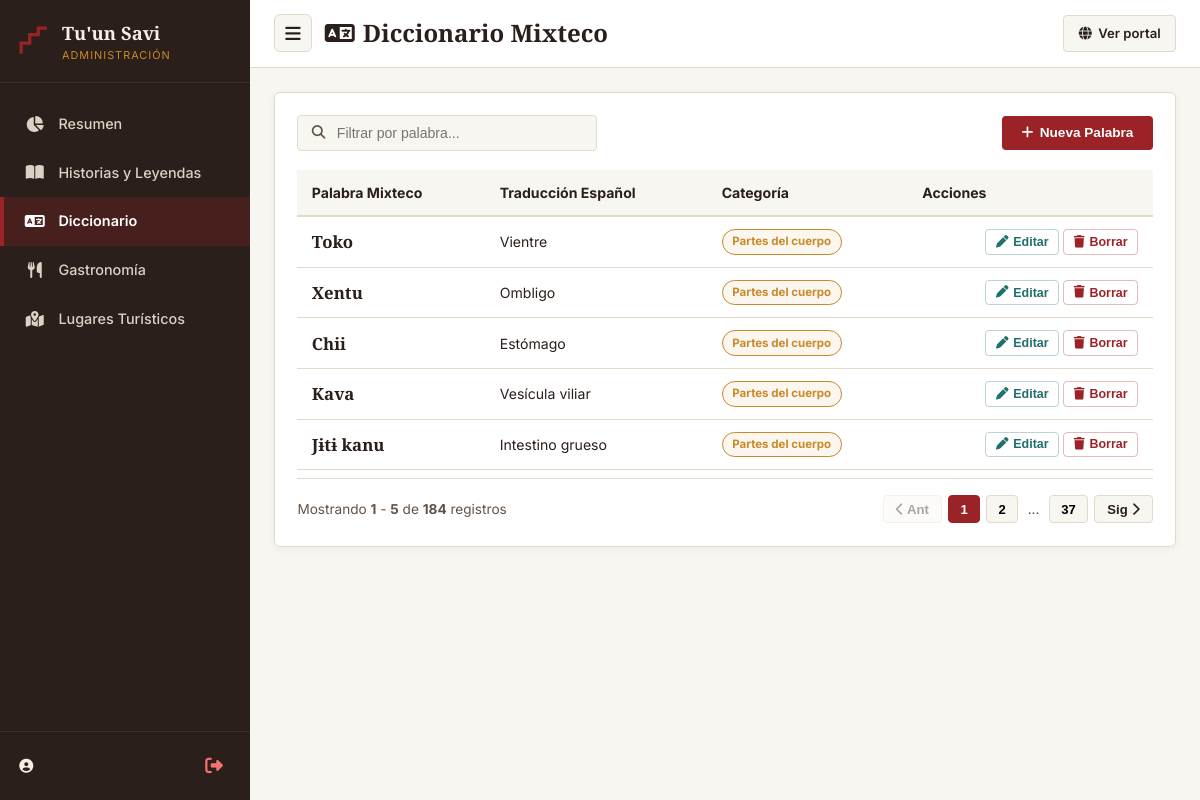
Screenshot of /admin?tab=diccionario (signed in) with the database file from the repository.
### tables this page shows
CREATE TABLE `diccionario` (
  `id` INT(11) NOT NULL AUTO_INCREMENT,
  `espanol` VARCHAR(100) NOT NULL,
  `mixteco` VARCHAR(100) NOT NULL,
  `categoria_id` INT(11) DEFAULT NULL,
  PRIMARY KEY (`id`),
  KEY `fk_diccionario_categoria` (`categoria_id`),
  CONSTRAINT `fk_diccionario_categoria` FOREIGN KEY (`categoria_id`) REFERENCES `categorias` (`id`) ON DELETE SET NULL
);

CREATE TABLE `categorias` (
  `id` INT(11) NOT NULL AUTO_INCREMENT,
  `nombre` VARCHAR(100) NOT NULL,
  PRIMARY KEY (`id`),
  UNIQUE KEY `uk_categoria_nombre` (`nombre`)
);

### app/config/Database.php (called while the page is built, shortened)
<?php
class Database {
    private $host;
    private $port;
    private $db_name;
    private $username;
    private $password;
    public function __construct() {
        $envHost = getenv('DB_HOST');
        $envPort = getenv('DB_PORT');
        $envDb   = getenv('DB_NAME');
        $envUser = getenv('DB_USER');
        $envPass = getenv('DB_PASS');
        $this->host     = ($envHost !== false && $envHost !== '') ? $envHost : ($_ENV['DB_HOST'] ?? 'localhost');
        $this->port     = ($envPort !== false && $envPort !== '') ? (int)$envPort : (int)($_ENV['DB_PORT'] ?? 3306);
        $this->db_name  = ($envDb   !== false && $envDb   !== '') ? $envDb   : ($_ENV['DB_NAME'] ?? 'mixteco_db');
        $this->username = ($envUser !== false && $envUser !== '') ? $envUser : ($_ENV['DB_USER'] ?? 'root');
        $this->password = ($envPass !== false) ? $envPass : ($_ENV['DB_PASS'] ?? '');
    }
    public function getConnection() {
        $this->conn = null;
        try {
            $dsn = sprintf('mysql:host=%s;port=%d;dbname=%s;charset=utf8mb4', $this->host, $this->port, $this->db_name);
            $options = [
                PDO::ATTR_ERRMODE => PDO::ERRMODE_EXCEPTION,
                PDO::ATTR_DEFAULT_FETCH_MODE => PDO::FETCH_ASSOC,
                PDO::ATTR_EMULATE_PREPARES => false,
            ];
            $this->conn = new PDO($dsn, $this->username, $this->password, $options);
        } catch (PDOException $e) {
            exit("Error crítico de conexión a MySQL (" . htmlspecialchars($this->host) . ":" . $this->port . "): " . htmlspecialchars($e->getMessage()));
        }
        return $this->conn;
    }
}
?>

### app/models/AdminModel.php (called while the page is built, shortened)
<?php
require_once 'app/config/Database.php';
class AdminModel {
    private $db;
    public function __construct() {
        $database = new Database();
        $this->db = $database->getConnection();
    }
    public function getDiccionario() {
        $sql = "SELECT d.*, c.nombre as categoria_nombre
                FROM diccionario d
                LEFT JOIN categorias c ON d.categoria_id = c.id
                ORDER BY d.id DESC";
        $stmt = $this->db->prepare($sql);
        $stmt->execute();
        return $stmt->fetchAll(PDO::FETCH_ASSOC);
    }
}
?>

### app/views/Admin.php (the view, shortened to what this page needs)
<?php
global $basePath;
$basePath = $basePath ?? '';
$tab = $_GET['tab'] ?? 'dashboard';
$diccionario = is_array($diccionario ?? null) ? $diccionario : [];
?>
<!DOCTYPE html>
<html lang="es-MX">
<head>
    <link rel="stylesheet" href="https://cdnjs.cloudflare.com/ajax/libs/font-awesome/6.4.0/css/all.min.css">
</head>
<body>
<div class="admin-app" id="adminApp">
    <aside class="admin-sidebar" id="adminSidebar">
        <div class="sidebar-brand">
            <div class="brand-group">
                <svg class="brand-icon" viewBox="0 0 28 28" aria-hidden="true">
                    <path d="M2 26 L2 16 L10 16 L10 8 L18 8 L18 2 L26 2" fill="none" stroke="#9B2226" stroke-width="3"/>
                </svg>
                <div>
                    <span class="brand-name">Tu'un Savi</span>
                    <span class="brand-role">Administración</span>
                </div>
            </div>
        </div>
        <nav class="sidebar-menu">
            <a href="<?= $basePath ?>/admin?tab=dashboard" class="menu-item <?= $tab === 'dashboard' ? 'active' : '' ?>">
                <i class="fas fa-chart-pie"></i>
                <span>Resumen</span>
            </a>
            <a href="<?= $basePath ?>/admin?tab=historias" class="menu-item <?= $tab === 'historias' ? 'active' : '' ?>">
                <i class="fas fa-book-open"></i>
                <span>Historias y Leyendas</span>
            </a>
            <a href="<?= $basePath ?>/admin?tab=diccionario" class="menu-item <?= $tab === 'diccionario' ? 'active' : '' ?>">
                <i class="fas fa-language"></i>
                <span>Diccionario</span>
            </a>
            <a href="<?= $basePath ?>/admin?tab=gastronomia" class="menu-item <?= $tab === 'gastronomia' ? 'active' : '' ?>">
                <i class="fas fa-utensils"></i>
                <span>Gastronomía</span>
            </a>
            <a href="<?= $basePath ?>/admin?tab=lugares" class="menu-item <?= $tab === 'lugares' ? 'active' : '' ?>">
                <i class="fas fa-map-marked-alt"></i>
                <span>Lugares Turísticos</span>
            </a>
        </nav>
        <div class="sidebar-user">
            <div class="user-details">
                <i class="fas fa-user-circle"></i>
            </div>
            <a href="<?= $basePath ?>/admin/logout" class="btn-logout" title="Cerrar sesión">
                <i class="fas fa-sign-out-alt"></i>
            </a>
        </div>
    </aside>
    <div class="admin-main-area">
        <header class="top-header">
            <div class="top-header-left">
                <button type="button" class="btn-toggle-sidebar" onclick="toggleSidebar()" aria-label="Menu Lateral">
                    <i class="fas fa-bars"></i>
                </button>
                <div class="page-heading">
                    <h1>
                        <?php
                        switch($tab) {
                            case 'diccionario': echo '<i class="fas fa-language"></i> Diccionario Mixteco'; break;
                        }
                        ?>
                    </h1>
                </div>
            </div>
            <a href="<?= $basePath ?: '/' ?>" target="_blank" class="btn-site-link">
                <i class="fas fa-globe"></i> Ver portal
            </a>
        </header>
        <div class="content-wrapper">
            <?php if ($tab === 'diccionario'): ?>
                <div class="data-card">
                    <div class="table-toolbar">
                        <div class="search-filter-input">
                            <i class="fas fa-search"></i>
                            <input type="text" placeholder="Filtrar por palabra..." onkeyup="filterTable('tbl-diccionario', this.value)">
                        </div>
                        <button class="btn-create-record" onclick="openDiccionarioModal()">
                            <i class="fas fa-plus"></i> Nueva Palabra
                        </button>
                    </div>
                    <div class="table-container">
                        <table class="data-table" id="tbl-diccionario">
                            <thead>
                                <tr>
                                    <th>Palabra Mixteco</th>
                                    <th>Traducción Español</th>
                                    <th>Categoría</th>
                                    <th class="align-right">Acciones</th>
                                </tr>
                            </thead>
                            <tbody>
                                <?php foreach ($diccionario as $item): ?>
                                    <tr>
                                        <td><span class="cell-mixteco"><?= htmlspecialchars($item['mixteco']) ?></span></td>
                                        <td><?= htmlspecialchars($item['espanol']) ?></td>
                                        <td><span class="badge badge-gold"><?= htmlspecialchars($item['categoria_nombre'] ?: 'General') ?></span></td>
                                        <td class="align-right">
                                            <button class="btn-act btn-act-edit" onclick='editDiccionario(<?= json_encode($item, JSON_HEX_APOS | JSON_HEX_QUOT) ?>)'>
                                                <i class="fas fa-pen"></i> Editar
                                            </button>
                                            <form action="<?= $basePath ?>/admin/diccionario/eliminar" method="POST" style="display:inline;" onsubmit="return confirm('¿Seguro de eliminar esta palabra?')">
                                                <button type="submit" class="btn-act btn-act-delete"><i class="fas fa-trash"></i> Borrar</button>
                                            </form>
                                        </td>
                                    </tr>
                                <?php endforeach; ?>
                            </tbody>
                        </table>
                    </div>
                    <div class="table-pagination" id="pag-tbl-diccionario"></div>
                </div>
            <?php endif; ?>
        </div>
    </div>
</div>
</body>
</html>

### rows the page displays
diccionario: mixteco "Toko", espanol "Vientre", categoria.nombre "Partes del cuerpo"
diccionario: mixteco "Xentu", espanol "Ombligo", categoria.nombre "Partes del cuerpo"
diccionario: mixteco "Chii", espanol "Estómago", categoria.nombre "Partes del cuerpo"
diccionario: mixteco "Kava", espanol "Vesícula viliar", categoria.nombre "Partes del cuerpo"
diccionario: mixteco "Jɨtɨ kanu", espanol "Intestino grueso", categoria.nombre "Partes del cuerpo"
